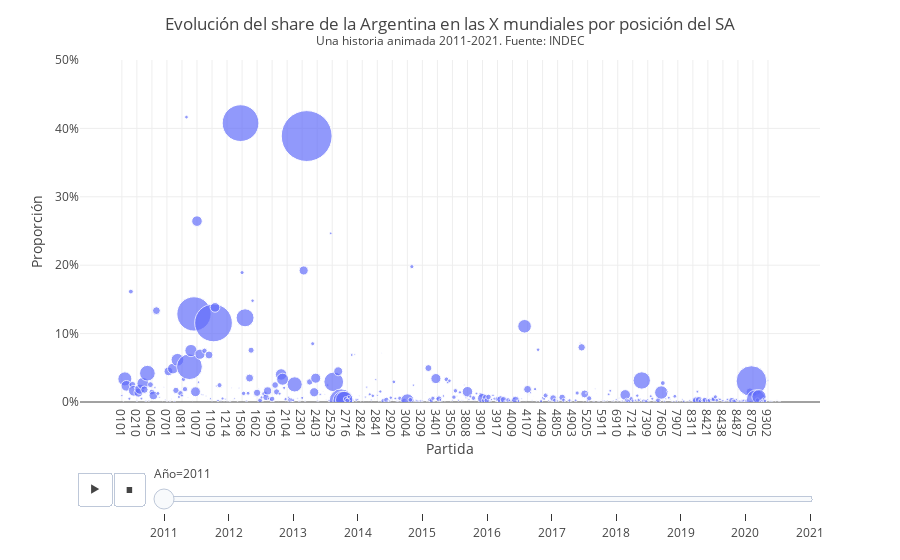

Source (notebook cell):
### Code cell
analisis.plot_evolucion_share_animado(prop_mundial_sin_irrelevantes, anio_desde, anio_hasta)

### Figure 1 — Plotly figure (JSON) as saved in the notebook; plotly's stock layout.template omitted (floating-point values rounded to 4 significant figures; data arrays with more than 128 entries replaced by an {"elided": "..."} marker saying what was removed)
{"data": [{"customdata": {"elided": "439x1 float values"}, "hovertemplate": "<b>%{hovertext}</b><br><br>Año=2011<br>Partida=%{x}<br>Proporción=%{y:.2%}<br>Exportaciones argentinas=%{customdata[0]:,.0f}<extra></extra>", "hovertext": {"elided": "439 str values"}, "legendgroup": "", "marker": {"color": "#636efa", "size": {"elided": "439 float values"}, "sizemode": "area", "sizeref": 7399000.0, "symbol": "circle"}, "mode": "markers", "name": "", "orientation": "v", "showlegend": false, "type": "scatter", "x": {"elided": "439 str values"}, "xaxis": "x", "y": {"elided": "439 float values"}, "yaxis": "y"}], "layout": {"legend": {"itemsizing": "constant", "tracegroupgap": 0}, "margin": {"t": 60}, "separators": ",.", "sliders": [{"active": 0, "currentvalue": {"prefix": "Año="}, "len": 0.9, "pad": {"b": 10, "t": 60}, "steps": [{"args": [["2011"], {"frame": {"duration": 0, "redraw": false}, "fromcurrent": true, "mode": "immediate", "transition": {"duration": 0, "easing": "linear"}}], "label": "2011", "method": "animate"}, {"args": [["2012"], {"frame": {"duration": 0, "redraw": false}, "fromcurrent": true, "mode": "immediate", "transition": {"duration": 0, "easing": "linear"}}], "label": "2012", "method": "animate"}, {"args": [["2013"], {"frame": {"duration": 0, "redraw": false}, "fromcurrent": true, "mode": "immediate", "transition": {"duration": 0, "easing": "linear"}}], "label": "2013", "method": "animate"}, {"args": [["2014"], {"frame": {"duration": 0, "redraw": false}, "fromcurrent": true, "mode": "immediate", "transition": {"duration": 0, "easing": "linear"}}], "label": "2014", "method": "animate"}, {"args": [["2015"], {"frame": {"duration": 0, "redraw": false}, "fromcurrent": true, "mode": "immediate", "transition": {"duration": 0, "easing": "linear"}}], "label": "2015", "method": "animate"}, {"args": [["2016"], {"frame": {"duration": 0, "redraw": false}, "fromcurrent": true, "mode": "immediate", "transition": {"duration": 0, "easing": "linear"}}], "label": "2016", "method": "animate"}, {"args": [["2017"], {"frame": {"duration": 0, "redraw": false}, "fromcurrent": true, "mode": "immediate", "transition": {"duration": 0, "easing": "linear"}}], "label": "2017", "method": "animate"}, {"args": [["2018"], {"frame": {"duration": 0, "redraw": false}, "fromcurrent": true, "mode": "immediate", "transition": {"duration": 0, "easing": "linear"}}], "label": "2018", "method": "animate"}, {"args": [["2019"], {"frame": {"duration": 0, "redraw": false}, "fromcurrent": true, "mode": "immediate", "transition": {"duration": 0, "easing": "linear"}}], "label": "2019", "method": "animate"}, {"args": [["2020"], {"frame": {"duration": 0, "redraw": false}, "fromcurrent": true, "mode": "immediate", "transition": {"duration": 0, "easing": "linear"}}], "label": "2020", "method": "animate"}, {"args": [["2021"], {"frame": {"duration": 0, "redraw": false}, "fromcurrent": true, "mode": "immediate", "transition": {"duration": 0, "easing": "linear"}}], "label": "2021", "method": "animate"}], "x": 0.1, "xanchor": "left", "y": 0, "yanchor": "top"}], "title": {"text": "Evolución del share de la Argentina en las X mundiales por posición del SA<br><sup>Una historia animada 2011-2021. Fuente: INDEC"}, "updatemenus": [{"buttons": [{"args": [null, {"frame": {"duration": 500, "redraw": false}, "fromcurrent": true, "mode": "immediate", "transition": {"duration": 500, "easing": "linear"}}], "label": "&#9654;", "method": "animate"}, {"args": [[null], {"frame": {"duration": 0, "redraw": false}, "fromcurrent": true, "mode": "immediate", "transition": {"duration": 0, "easing": "linear"}}], "label": "&#9724;", "method": "animate"}], "direction": "left", "pad": {"r": 10, "t": 70}, "showactive": false, "type": "buttons", "x": 0.1, "xanchor": "right", "y": 0, "yanchor": "top"}], "xaxis": {"anchor": "y", "domain": [0, 1], "nticks": 50, "title": {"text": "Partida"}, "type": "category"}, "yaxis": {"anchor": "x", "domain": [0, 1], "range": [0, 0.5], "tickformat": ",.0%", "title": {"text": "Proporción"}}}}
